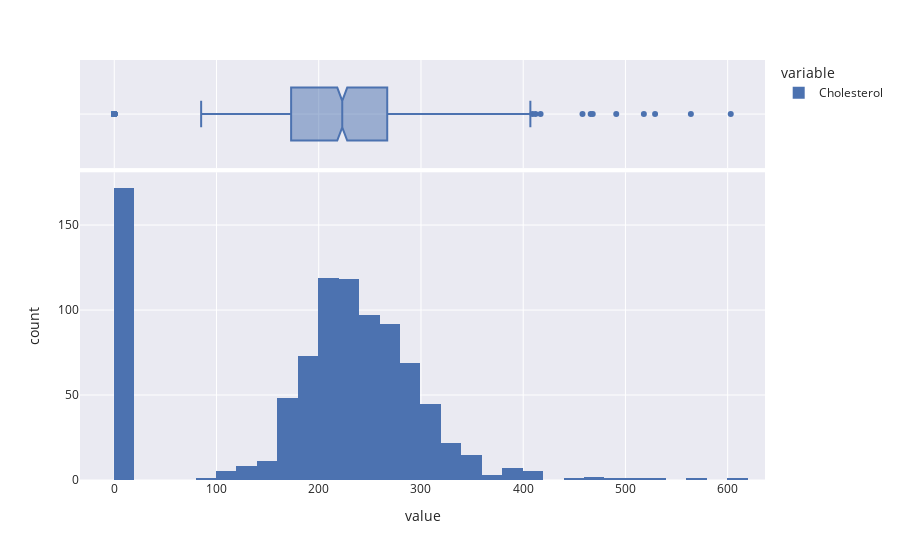

The cell this chart's notebook holds for it:
### Code cell
fig = px.histogram(heart_data["Cholesterol"], marginal='box' , template = "seaborn")
fig.show()

### Figure 1 — Plotly figure (JSON) as saved in the notebook; plotly's stock layout.template omitted (floating-point values rounded to 4 significant figures; data arrays with more than 128 entries replaced by an {"elided": "..."} marker saying what was removed)
{"data": [{"alignmentgroup": "True", "bingroup": "x", "hovertemplate": "variable=Cholesterol<br>value=%{x}<br>count=%{y}<extra></extra>", "legendgroup": "Cholesterol", "marker": {"color": "rgb(76,114,176)", "pattern": {"shape": ""}}, "name": "Cholesterol", "offsetgroup": "Cholesterol", "orientation": "v", "showlegend": true, "type": "histogram", "x": {"elided": "918 int values"}, "xaxis": "x", "yaxis": "y"}, {"alignmentgroup": "True", "hovertemplate": "variable=Cholesterol<br>value=%{x}<extra></extra>", "legendgroup": "Cholesterol", "marker": {"color": "rgb(76,114,176)"}, "name": "Cholesterol", "notched": true, "offsetgroup": "Cholesterol", "showlegend": false, "type": "box", "x": {"elided": "918 int values"}, "xaxis": "x2", "yaxis": "y2"}], "layout": {"barmode": "relative", "legend": {"title": {"text": "variable"}, "tracegroupgap": 0}, "margin": {"t": 60}, "xaxis": {"anchor": "y", "domain": [0, 1], "title": {"text": "value"}}, "xaxis2": {"anchor": "y2", "domain": [0, 1], "matches": "x", "showticklabels": false}, "yaxis": {"anchor": "x", "domain": [0, 0.7326], "title": {"text": "count"}}, "yaxis2": {"anchor": "x2", "domain": [0.7426, 1], "matches": "y2", "showline": false, "showticklabels": false, "ticks": ""}}}
